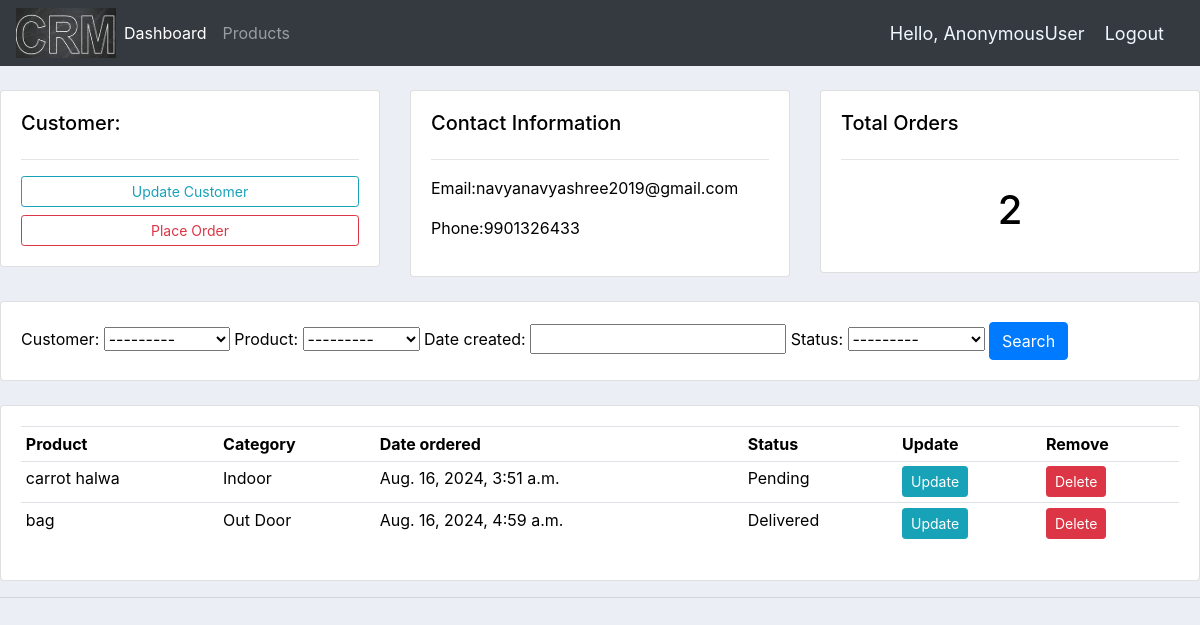
The app's page /customers/1 with its own data.
### accounts/models.py (models this page shows, shortened)
class Customer(models.Model):
    name=models.CharField(max_length=200,null=True)
    phone=models.CharField(max_length=200,null=True)
    email=models.CharField(max_length=200,null=True)
    date_created=models.DateTimeField(auto_now_add=True)
    def __str__(self):
        return self.name

class Order(models.Model):
    STATUS = (
        ('Pending','Pending'),
        ('out for delivery','out for delivery'),
        ('Delivered','Delivered'),
    )
    customer=models.ForeignKey(Customer,null=True,on_delete=models.SET_NULL)
    product=models.ForeignKey(Products,null=True,on_delete=models.SET_NULL)
    date_created=models.DateTimeField(auto_now_add=True)
    status=models.CharField(max_length=200,null=True,choices=STATUS)

class Products(models.Model):
    CATEGORY=(
        ('Indoor','Indoor'),
        ('Out Door','Out Door'),
    )
    name=models.CharField(max_length=200,null=True)
    price=models.FloatField(null=True)
    category=models.CharField(max_length=200,null=True,choices=CATEGORY)
    description=models.CharField(max_length=200,null=True,blank=True)
    date_created=models.DateTimeField(auto_now_add=True)
    tags = models.ManyToManyField(Tag)
    def __str__(self):
        return self.name

### accounts/views.py (the view)
# urls.py: path('customers/<str:pk>',views.customers,name='customers'),
def customers(request,pk):
    customer=Customer.objects.get(id=pk)
    order=customer.order_set.all()
    total_order=order.count()
    myFilter=OrderFilter(request.GET,queryset=order)
    order=myFilter.qs
    context={
        'cus':customer,
        'ord':order,
        'total_order':total_order,
        'myFilter':myFilter,
    }
    return render(request,'accounts/customers.html',context)

### accounts/templates/accounts/customers.html
{% extends "accounts/main.html" %}
{% block content %}
<br>
<div class="row">
    <div class="col-md">
        <div class="card card-body">
            <h5>Customer:</h5>
            <hr>
            <a class="btn btn-outline-info btn-sm btn-block" href="{% url 'updatecus' cus.id %}">Update Customer</a>
            <a class="btn btn-outline-danger btn-sm btn-block" href="{% url 'create_order' cus.id %}">Place Order</a>  {% comment %} 3 {% endcomment %}
        </div>
    </div>
    <div class="col-md">
        <div class="card card-body">
            <h5>Contact Information</h5>
            <hr>
            <p>Email:{{cus.email}}</p>
            <p>Phone:{{cus.phone}}</p>
        </div>
    </div>
    <div class="col-md">
        <div class="card card-body">
            <h5>Total Orders</h5>
            <hr>
            <h1 style="text-align: center;padding:10px ;">{{total_order}}</h1>
        </div>
    </div>
</div>
<br>
<div class="row">
    <div class="col">
        <div class="card card-body">
            <form method="get">
                {{myFilter.form}}
                <button class="btn btn-primary" type="submit">Search</button>
            </form>
        </div>
    </div>
</div>
<br>
<div class="row">
    <div class="col">
        <div class="card card-body">
            <table class="table table-sm">
                <tr>
                    <th>Product</th>
                    <th>Category</th>
                    <th>Date ordered</th>
                    <th>Status</th>
                    <th>Update</th>
                    <th>Remove</th>
                </tr>
                {% for order in ord  %}
                <tr>
                    <td>{{order.product.name}}</td>
                    <td>{{order.product.category}}</td>
                    <td>{{order.date_created}}</td>
                    <td>{{order.status}}</td>
                    <td><a class="btn btn-sm btn-info" href="{% url 'update_form' order.id %}">Update</a></td>
                    <td><a class="btn btn-sm btn-danger" href="{% url 'delete_order' order.id %}">Delete</a></td>
                </tr>
                {% endfor %}
            </table>
        </div>
    </div>
</div>
{% endblock content %}

### static/css/main.css (style rules this page uses)
body { background-color: #ebeff5; color: black; }

### records on screen
Customer: email "navyanavyashree2019@gmail.com", phone "9901326433"
Order: product.name "carrot halwa", product.category "Indoor", date_created "Aug. 16, 2024, 3:51 a.m.", status "Pending"
Order: product.name "bag", product.category "Out Door", date_created "Aug. 16, 2024, 4:59 a.m.", status "Delivered"

### other values on screen
{{ request.user }} "AnonymousUser"
{{ total_order }} "2"
